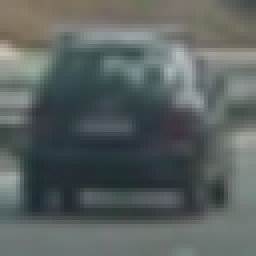
#> input picture Term 1/CarND-Vehicle-Detection-P5/data/vehicles/GTI_Far/image0041.png, 64 x 64 px (shown 4 times larger); its folder holds only this picture in this run
$ jupyter execute --allow-errors Vehicle-detection.ipynb   (shell and % lines are left out)   (older library calls are emulated)
#> lines starting #> are read from the running program, lines starting #| are printed output that depends on the picture; after the words box and inside, x2 and y2 are one past the last pixel; in counts of white or black regions, pixels touching at a corner belong together
## **Vehicle Detection Project**
* Perform a Histogram of Oriented Gradients (HOG) feature extraction on a labeled training set of images and train a classifier Linear SVM classifier
* Optionally, you can also apply a color transform and append binned color features, as well as histograms of color, to your HOG feature vector.
* Note: for those first two steps don't forget to normalize your features and randomize a selection for training and testing.
* Implement a sliding-window technique and use your trained classifier to search for vehicles in images.
* Run your pipeline on a video stream (start with the test_video.mp4 and later implement on full project_video.mp4) and create a heat map of recurring detections frame by frame to reject outliers and follow detected vehicles.
* Estimate a bounding box for vehicles detected.

[cell 1]
import os
import math
import cv2
import glob
import scipy
import pickle
import time
import matplotlib.image as mpimg
import numpy as np
import matplotlib.pyplot as plt
from skimage.feature import hog
from moviepy.editor import VideoFileClip
from IPython.display import display, HTML
from urllib.request import urlretrieve
#> (the rest of this cell did not finish here and is left out)

[cell 2]
output_images_dir='./output_images'
def save_img(image_name,image):
    mpimg.imsave(os.path.join(output_images_dir, image_name + '.jpg'), image)

cars = []
notcars = []

path = os.getcwd()
cars_GTI_Far = glob.glob('data/vehicles/GTI_Far/*.png')
cars_GTI_Left = glob.glob('data/vehicles/GTI_Left/*.png')
cars_GTI_MiddleClose = glob.glob('data/vehicles/GTI_MiddleClose/*.png')
cars_GTI_Right = glob.glob('data/vehicles/GTI_Right/*.png')
cars_KITTI_extracted = glob.glob('data/vehicles/KITTI_extracted/*.png')

noncars_Extras = glob.glob('data/non-vehicles/Extras/*.png')
noncars_GTI = glob.glob('data/non-vehicles/Extras/*.png')

cars = np.hstack((cars_GTI_Far, cars_GTI_Left, cars_GTI_MiddleClose, cars_GTI_Right, cars_KITTI_extracted))
notcars = np.hstack((noncars_GTI, noncars_Extras))
print ('cars: '+ str(len(cars)))
print ('noncars: '+ str(len(notcars)))

[cell 3]
# Define a function to return some characteristics of the dataset
def data_look(car_list, notcar_list):
    data_dict = {}
    # Define a key in data_dict "n_cars" and store the number of car images
    data_dict["n_cars"] = len(car_list)
    # Define a key "n_notcars" and store the number of notcar images
    data_dict["n_notcars"] = len(notcar_list)
    # Read in a test image, either car or notcar
    example_img = mpimg.imread(car_list[0])
#> example_img is the input picture: shape (64, 64, 3) float32; mean R, G, B 0.357, 0.386, 0.38
    # Define a key "image_shape" and store the test image shape 3-tuple
    data_dict["image_shape"] = example_img.shape
    # Define a key "data_type" and store the data type of the test image.
    data_dict["data_type"] = example_img.dtype
    # Return data_dict
    return data_dict

[cell 4]
data_info = data_look(cars, notcars)

print('Your function returned a count of',
      data_info["n_cars"], ' cars and',
      data_info["n_notcars"], ' non-cars')
#| Your function returned a count of 1  cars and 0  non-cars
print('of size: ',data_info["image_shape"], ' and data type:',
      data_info["data_type"])
#| of size:  (64, 64, 3)  and data type: float32
# Just for fun choose random car / not-car indices and plot example images
car_ind = np.random.randint(0, len(cars))
#> (the rest of this cell did not finish here and is left out)

[cell 5]
# Define a function to return HOG features and visualization
def get_hog_features(img, orient, pix_per_cell, cell_per_block,
                        vis=False, feature_vec=True):

    #img = cv2.cvtColor(img, cv2.COLOR_RGB2GRAY)

    if vis == True:
        features, hog_image = hog(img, orientations=orient, pixels_per_cell=(pix_per_cell, pix_per_cell),
                                  cells_per_block=(cell_per_block, cell_per_block), transform_sqrt=False,
                                  visualise=True, feature_vector=False)
        return features, hog_image
    else:
        features = hog(img, orientations=orient, pixels_per_cell=(pix_per_cell, pix_per_cell),
                       cells_per_block=(cell_per_block, cell_per_block), transform_sqrt=False,
                       visualise=False, feature_vector=feature_vec)
        return features

# Define HOG parameters
orient = 9
pix_per_cell = 8
cell_per_block = 2

#gray = cv2.cvtColor(car_image, cv2.COLOR_RGB2GRAY)
# Call our function with vis=True to see an image output
#> (the rest of this cell did not finish here and is left out)

[cell 6]
# Define a function to compute binned color features
def bin_spatial(img, size=(32, 32)):
    # Use cv2.resize().ravel() to create the feature vector
#> called with size = (32, 32)
    features = cv2.resize(img, size).ravel()
#> features = 3072 values, max 0.763 at index 576, min 0.121 at index 2316, mean 0.374
#> in extract_features, `spatial_features = bin_spatial(feature_image, size=spatial_size)`: spatial_features has the same summary as features in bin_spatial
    # Return the feature vector
    return features

# Define a function to compute color histogram features
def color_hist(img, nbins=32, bins_range=(0, 256)):
    # Compute the histogram of the color channels separately
#> called with nbins = 32, bins_range = (0, 256)
    channel1_hist = np.histogram(img[:,:,0], bins=nbins, range=bins_range)
    channel2_hist = np.histogram(img[:,:,1], bins=nbins, range=bins_range)
    channel3_hist = np.histogram(img[:,:,2], bins=nbins, range=bins_range)
    # Concatenate the histograms into a single feature vector
    hist_features = np.concatenate((channel1_hist[0], channel2_hist[0], channel3_hist[0]))
#> hist_features = 96 values, max 4096 at index 0, min 0 at index 1, mean 128
    # Return the individual histograms, bin_centers and feature vector
    return hist_features

def extract_features(imgs, color_space='RGB', spatial_size=(32, 32),
                        hist_bins=32, orient=9,
                        pix_per_cell=8, cell_per_block=2, hog_channel=0,
                        spatial_feat=True, hist_feat=True, hog_feat=True):
    # Create a list to append feature vectors to
    features = []
    # Iterate through the list of images
    for file in imgs:
        file_features = []
        # Read in each one by one
        image = mpimg.imread(file)
        # apply color conversion if other than 'RGB'
        if color_space != 'RGB':
            if color_space == 'HSV':
                feature_image = cv2.cvtColor(image, cv2.COLOR_RGB2HSV)
            elif color_space == 'LUV':
                feature_image = cv2.cvtColor(image, cv2.COLOR_RGB2LUV)
            elif color_space == 'HLS':
                feature_image = cv2.cvtColor(image, cv2.COLOR_RGB2HLS)
            elif color_space == 'YUV':
                feature_image = cv2.cvtColor(image, cv2.COLOR_RGB2YUV)
            elif color_space == 'YCrCb':
                feature_image = cv2.cvtColor(image, cv2.COLOR_RGB2YCrCb)
        else: feature_image = np.copy(image)

        if spatial_feat == True:
            spatial_features = bin_spatial(feature_image, size=spatial_size)
            file_features.append(spatial_features)
        if hist_feat == True:
            # Apply color_hist()
            hist_features = color_hist(feature_image, nbins=hist_bins)
            file_features.append(hist_features)
        if hog_feat == True:
        # Call get_hog_features() with vis=False, feature_vec=True
            if hog_channel == 'ALL':
                hog_features = []
                for channel in range(feature_image.shape[2]):
                    hog_features.append(get_hog_features(feature_image[:,:,channel],
                                        orient, pix_per_cell, cell_per_block,
                                        vis=False, feature_vec=True))
                hog_features = np.ravel(hog_features)
            else:
                hog_features = get_hog_features(feature_image[:,:,hog_channel], orient,
                            pix_per_cell, cell_per_block, vis=False, feature_vec=True)
#> in get_hog_features, `features = hog(img, orientations=orient, pixels_per_cell=(pix_per_cell..`: features = 1764 values, max 0.478 at index 1120, min 0 at index 8, mean 0.12
#> in get_hog_features, `features = hog(img, orientations=orient, pixels_per_cell=(pix_per_cell..`:
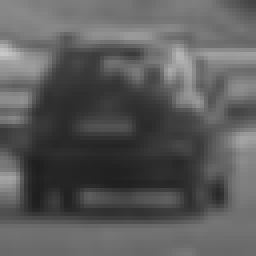
#> img: shape (64, 64) float32 (shown 4 times larger); min 0.118, max 0.784, mean 0.357
#> hog_features has the same summary as features in get_hog_features
            # Append the new feature vector to the features list
            file_features.append(hog_features)
        features.append(np.concatenate(file_features))
    # Return list of feature vectors
    return features

[cell 7]
spatial = 32
histbin = 32

car_features = extract_features(cars, color_space='RGB', spatial_size=(spatial, spatial),
                        hist_bins=histbin)
#> car_features = 1 item
notcar_features = extract_features(notcars, color_space='RGB', spatial_size=(spatial, spatial),
                        hist_bins=histbin)

#> (the rest of this cell did not finish here and is left out)

## Sliding window

[cell 8]
# Here is your draw_boxes function from the previous exercise
def draw_boxes(img, bboxes, color=(0, 0, 255), thick=6):
    # Make a copy of the image
    imcopy = np.copy(img)
    # Iterate through the bounding boxes
    for bbox in bboxes:
        # Draw a rectangle given bbox coordinates
        cv2.rectangle(imcopy, bbox[0], bbox[1], color, thick)
    # Return the image copy with boxes drawn
    return imcopy


# Define a function that takes an image,
# start and stop positions in both x and y,
# window size (x and y dimensions),
# and overlap fraction (for both x and y)
def slide_window(img, x_start_stop=[None, None], y_start_stop=[None, None],
                    xy_window=(64, 64), xy_overlap=(0.5, 0.5)):
    # If x and/or y start/stop positions not defined, set to image size
    if x_start_stop[0] == None:
        x_start_stop[0] = 0
    if x_start_stop[1] == None:
        x_start_stop[1] = img.shape[1]
    if y_start_stop[0] == None:
        y_start_stop[0] = 0
    if y_start_stop[1] == None:
        y_start_stop[1] = img.shape[0]
    # Compute the span of the region to be searched
    xspan = x_start_stop[1] - x_start_stop[0]
    yspan = y_start_stop[1] - y_start_stop[0]
    # Compute the number of pixels per step in x/y
    nx_pix_per_step = np.int(xy_window[0]*(1 - xy_overlap[0]))
    ny_pix_per_step = np.int(xy_window[1]*(1 - xy_overlap[1]))
    # Compute the number of windows in x/y
    nx_buffer = np.int(xy_window[0]*(xy_overlap[0]))
    ny_buffer = np.int(xy_window[1]*(xy_overlap[1]))
    nx_windows = np.int((xspan-nx_buffer)/nx_pix_per_step)
    ny_windows = np.int((yspan-ny_buffer)/ny_pix_per_step)
    # Initialize a list to append window positions to
    window_list = []
    # Loop through finding x and y window positions
    # Note: you could vectorize this step, but in practice
    # you'll be considering windows one by one with your
    # classifier, so looping makes sense
    for ys in range(ny_windows):
        for xs in range(nx_windows):
            # Calculate window position
            startx = xs*nx_pix_per_step + x_start_stop[0]
            endx = startx + xy_window[0]
            starty = ys*ny_pix_per_step + y_start_stop[0]
            endy = starty + xy_window[1]
            # Append window position to list
            window_list.append(((startx, starty), (endx, endy)))
    # Return the list of windows
    return window_list

[cell 9]
image = mpimg.imread('test_images/test1.jpg')
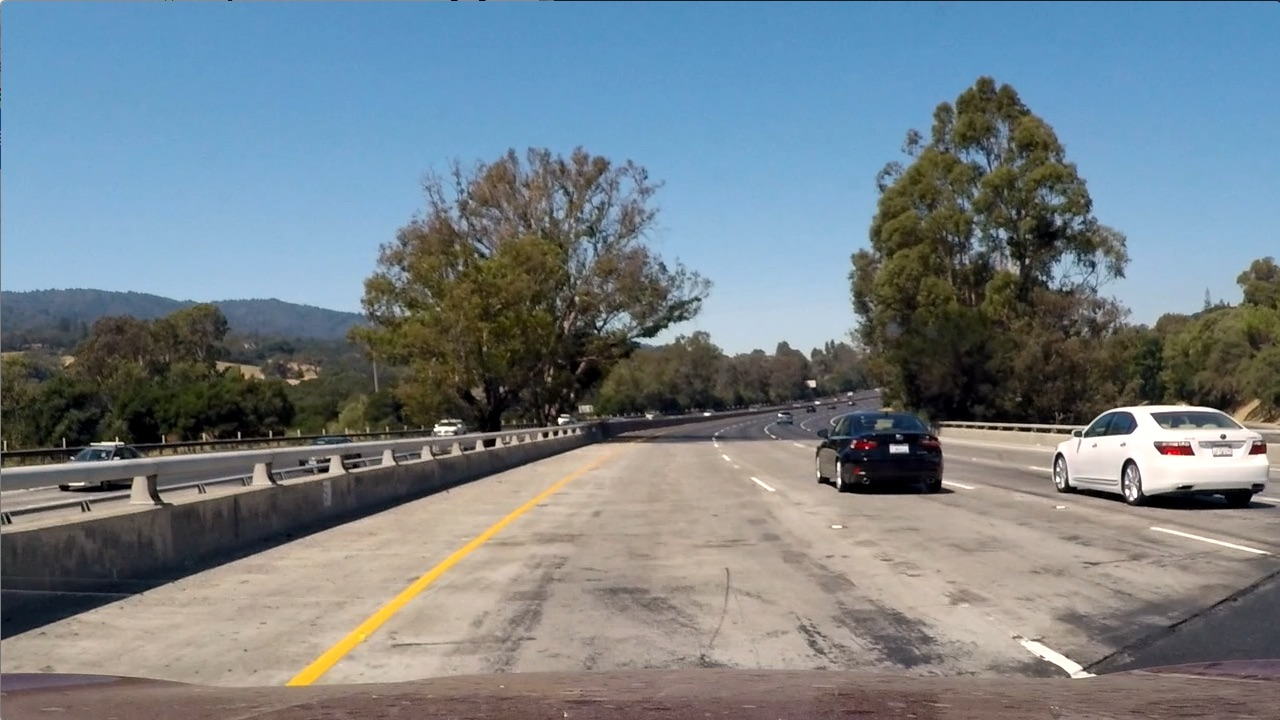
#> input picture Term 1/CarND-Vehicle-Detection-P5/test_images/test1.jpg, 1280 x 720 px
#> image is the input picture: shape (720, 1280, 3); mean R, G, B 117.5, 128.7, 135.5
windows = slide_window(image, x_start_stop=(0, image.shape[1]), y_start_stop=(400, image.shape[0]),
                    xy_window=(128, 128), xy_overlap=(0.5, 0.5))
#> windows = 76 items

window_img = draw_boxes(image, windows, color=(0, 0, 255), thick=6)
#> the loop in draw_boxes, `for bbox in bboxes:` made 76 passes
#> bbox on passes 1 to 12: ((0, 400), (128, 528)), ((64, 400), (192, 528)), ((128, 400), (256, 528)), ((192, 400), (320, 528)), ((256, 400), (384, 528)), ((320, 400), (448, 528)), ((384, 400), (512, 528)), ((448, 400), (576, 528)), ((512, 400), (640, 528)), ((576, 400), (704, 528)), ((640, 400), (768, 528)), ((704, 400), (832, 528))
#> after the loop in draw_boxes, `for bbox in bboxes:`:
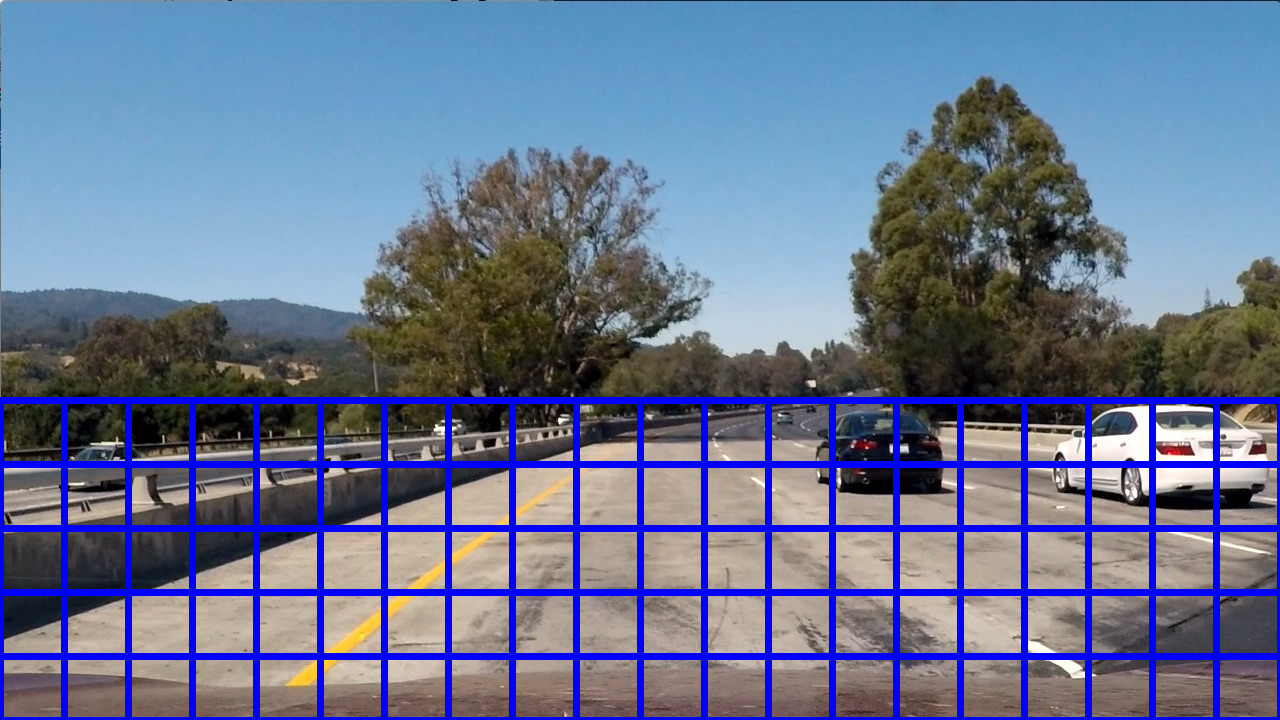
#> imcopy: shape (720, 1280, 3); 9.61% of pixels changed, all inside (x1, y1, x2, y2) = (0, 397, 1280, 720)
plt.imshow(window_img)
#> (this line was passed over: IPython is not available in this run)
plt.title('Search window area')
#> (this line was passed over: IPython is not available in this run)
plt.savefig(os.path.join(output_images_dir,  'search_window.jpg'))
#> (this line was passed over: IPython is not available in this run)

[cell 10]
# [77 lines left out: functions single_img_features, search_windows, not called in this run]

[cell 11]
#color_space = 'RGB' # Can be RGB, HSV, LUV, HLS, YUV, YCrCb
orient = 9  # HOG orientations
pix_per_cell = 8 # HOG pixels per cell
cell_per_block = 2 # HOG cells per block
#hog_channel = 0 # Can be 0, 1, 2, or "ALL"
spatial_size = (32, 32) # Spatial binning dimensions
hist_bins = 32    # Number of histogram bins
spatial_feat = True # Spatial features on or off
hist_feat = True # Histogram features on or off
hog_feat = True # HOG features on or off
y_start_stop = [370, 656] # Min and max in y to search in slide_window()

def slide_test(color_space ,hog_channel ):
#> called with color_space = 'RGB', hog_channel = 0
    car_features = extract_features(cars, color_space=color_space,
                            spatial_size=spatial_size, hist_bins=hist_bins,
                            orient=orient, pix_per_cell=pix_per_cell,
                            cell_per_block=cell_per_block,
                            hog_channel=hog_channel, spatial_feat=spatial_feat,
                            hist_feat=hist_feat, hog_feat=hog_feat)
#> car_features = 1 item
    notcar_features = extract_features(notcars, color_space=color_space,
                            spatial_size=spatial_size, hist_bins=hist_bins,
                            orient=orient, pix_per_cell=pix_per_cell,
                            cell_per_block=cell_per_block,
                            hog_channel=hog_channel, spatial_feat=spatial_feat,
                            hist_feat=hist_feat, hog_feat=hog_feat)

    X = np.vstack((car_features, notcar_features)).astype(np.float64)
    # Fit a per-column scaler
    X_scaler = StandardScaler().fit(X)
    # Apply the scaler to X
    scaled_X = X_scaler.transform(X)

    # Define the labels vector
    y = np.hstack((np.ones(len(car_features)), np.zeros(len(notcar_features))))


    # Split up data into randomized training and test sets
    rand_state = np.random.randint(0, 100)
    X_train, X_test, y_train, y_test = train_test_split(
        scaled_X, y, test_size=0.2, random_state=rand_state)

    print('Using:',orient,'orientations',pix_per_cell,
        'pixels per cell and', cell_per_block,'cells per block',color_space, 'color space' ,str(hog_channel),'Hog channel' )
    print('Feature vector length:', len(X_train[0]))
    # Use a linear SVC
    svc = LinearSVC()
    # Check the training time for the SVC
    t=time.time()
    svc.fit(X_train, y_train)
    t2 = time.time()
    print(round(t2-t, 2), 'Seconds to train SVC...')
    # Check the score of the SVC
    print('Test Accuracy of SVC = ', round(svc.score(X_test, y_test), 4))
    # Check the prediction time for a single sample
    t=time.time()

    image = mpimg.imread('test_images/test1.jpg')
    draw_image = np.copy(image)

    # Uncomment the following line if you extracted training
    # data from .png images (scaled 0 to 1 by mpimg) and the
    # image you are searching is a .jpg (scaled 0 to 255)
    #image = image.astype(np.float32)/255

    windows = slide_window(image, x_start_stop=[None, None], y_start_stop=y_start_stop,
                        xy_window=(64, 64), xy_overlap=(0.75, 0.75))

    hot_windows = search_windows(image, windows, svc, X_scaler, color_space=color_space,
                            spatial_size=spatial_size, hist_bins=hist_bins,
                            orient=orient, pix_per_cell=pix_per_cell,
                            cell_per_block=cell_per_block,
                            hog_channel=hog_channel, spatial_feat=spatial_feat,
                            hist_feat=hist_feat, hog_feat=hog_feat)

    window_img = draw_boxes(draw_image, hot_windows, color=(0, 0, 255), thick=6)

    h = plt.figure()
    plt.title('Clasification, Color space '+color_space + ', Hog Channel '+ str(hog_channel))
    plt.imshow(window_img)
    return hot_windows


color_space_opt=["RGB", "HSV", "LUV", "HLS", "YUV", "YCrCb"]
hog_channels =[0, 1, 2, "ALL"]

#> (the rest of this cell did not finish here and is left out)

## Classifier
According to test we should use YCrCb  color space with ALL Hog channel

[cell 12]
color_space = 'YCrCb' # Can be RGB, HSV, LUV, HLS, YUV, YCrCb
hog_channel = "ALL" # Can be 0, 1, 2, or "ALL"

car_features = extract_features(cars, color_space=color_space,
                            spatial_size=spatial_size, hist_bins=hist_bins,
                            orient=orient, pix_per_cell=pix_per_cell,
                            cell_per_block=cell_per_block,
                            hog_channel=hog_channel, spatial_feat=spatial_feat,
                            hist_feat=hist_feat, hog_feat=hog_feat)
#> in extract_features (call 5), `feature_image = cv2.cvtColor(image, cv2.COLOR_RGB2YCrCb)`: feature_image: shape (64, 64, 3) float32; mean of channels 0, 1, 2 0.377, 0.486, 0.502
notcar_features = extract_features(notcars, color_space=color_space,
                        spatial_size=spatial_size, hist_bins=hist_bins,
                        orient=orient, pix_per_cell=pix_per_cell,
                        cell_per_block=cell_per_block,
                        hog_channel=hog_channel, spatial_feat=spatial_feat,
                        hist_feat=hist_feat, hog_feat=hog_feat)

#> (the rest of this cell did not finish here and is left out)

[cell 13]
scale_range = [1.0, 2.0]
scale_steps = 5
ystart = 300
ystop = 656

# [111 lines left out: functions extract_boxes, convert_color, find_cars, not called in this run]

## Heatmap

[cell 14]
# [30 lines left out: functions add_heat, apply_threshold, draw_labeled_bboxes, not called in this run]

## Image pipeline

[cell 15]
# Read in image similar to one shown above


def image_pipeline(image, show_heat=False):
#> called with show_heat = True
    heat = np.zeros_like(image[:,:,0]).astype(np.float)
    detected = []

    for scale in np.linspace(scale_range[0], scale_range[1], scale_steps):
        boxes = find_cars(image, ystart, ystop, scale, svc, X_scaler, orient, pix_per_cell, cell_per_block, spatial_size, hist_bins)
        if len(boxes) != 0:
            detected.append(boxes)
#> after the loop, detected = []

    if len(detected) >0:
        detected = np.concatenate(detected)

    heat = np.zeros_like(image[:,:,0]).astype(np.float)
    box_list = detected

    # Add heat to each box in box list
    heat = add_heat(heat,box_list)

    # Apply threshold to help remove false positives
    heat = apply_threshold(heat,2)

    # Visualize the heatmap when displaying
    heatmap = np.clip(heat, 0, 255)

    # Find final boxes from heatmap using label function
    labels = label(heatmap)

    draw_img = draw_labeled_bboxes(np.copy(image), labels)

    if(show_heat==True):
        print(labels[1], 'cars found')
        fig = plt.figure()
        plt.subplot(121)
        plt.imshow(draw_img)
        plt.title('Car Positions')
        plt.subplot(122)
        plt.imshow(heatmap, cmap='hot')
        plt.title('Heat Map')
        fig.tight_layout()
        return draw_img
    else:
        return heatmap


test_images = glob.glob('./test_images/*.jpg')

#> (the rest of this cell did not finish here and is left out)
